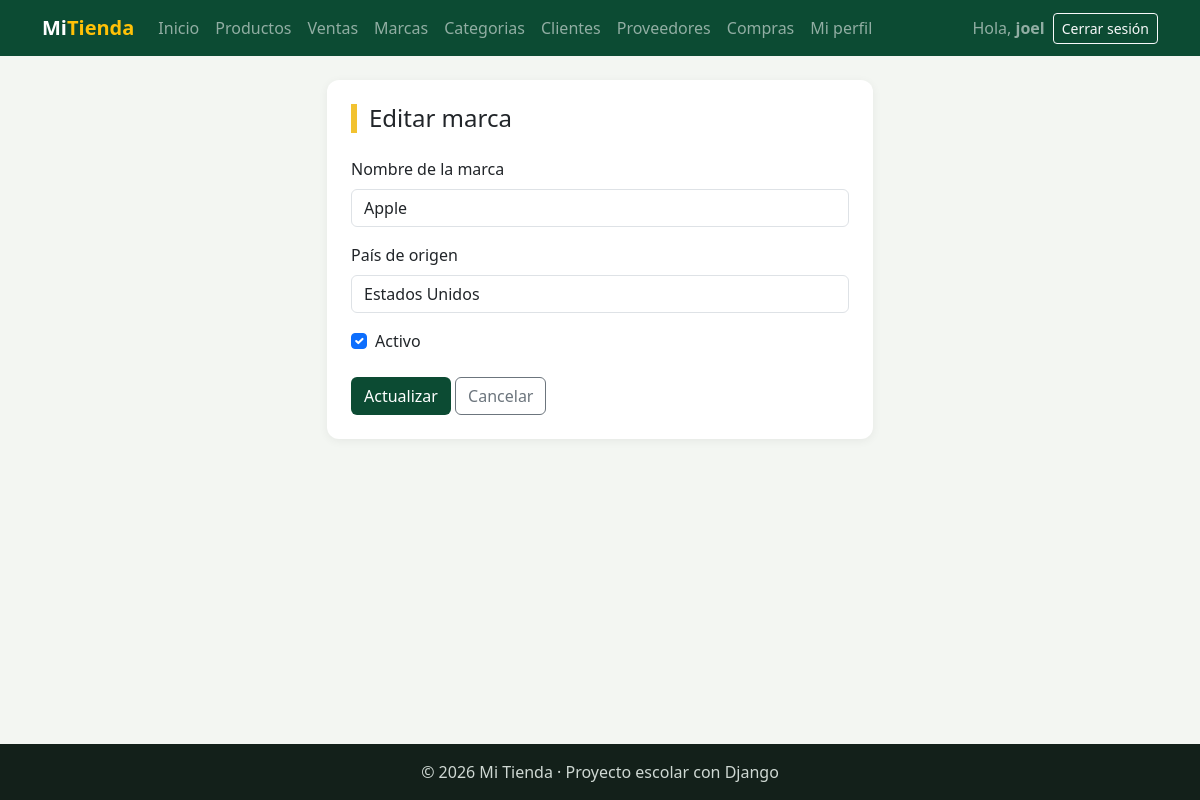
The app's page /facturacion/marcas/editar/3/ (signed in) with its own data.
### facturacion/models.py (models this page shows, shortened)
class ModeloBase(models.Model):
    user = models.ForeignKey(                    # 1:N con User: un usuario registra muchos registros
        User,
        on_delete=models.SET_NULL,               # Si borran al usuario, el registro se queda con user vacío
        null=True,                               # SET_NULL necesita que la columna acepte NULL
        blank=True,
        editable=False,                          # No aparece en formularios: lo llena la VISTA, no la persona
        related_name="%(class)s_registrados",    # %(class)s = nombre del modelo → user.producto_registrados
        verbose_name="Registrado por",
    )
    fecha_creacion = models.DateTimeField("Fecha de creación", auto_now_add=True)   # Se llena sola al CREAR
    fecha_modificacion = models.DateTimeField("Última modificación", auto_now=True) # Se actualiza sola en CADA save()
    class Meta:
        abstract = True                          # ← LA CLAVE: modelo "molde", sin tabla propia

class Marca(ModeloBase):
    nombre = models.CharField(max_length=60, unique=True)
    pais_origen = models.CharField("País de origen", max_length=60, blank=True)
    activo = models.BooleanField(default=True)
    class Meta:
        verbose_name = "Marca"
        verbose_name_plural = "Marcas"
        ordering = ["nombre"]

### facturacion/views.py (the view, shortened to what this page needs)
# urls.py: path("marcas/editar/<int:pk>/", views.MarcaUpdateView.as_view(), name="marca_editar"),
class MarcaUpdateView(LoginRequiredMixin, UsuarioRegistroMixin, SuccessMessageMixin, UpdateView):
    model = Marca
    form_class = MarcaForm
    template_name = "facturacion/marca_form.html"
    success_url = reverse_lazy("facturacion:marca_lista")
    success_message = "Marca «%(nombre)s» actualizada."
    extra_context = {"titulo": "Editar marca", "boton": "Actualizar"}

### facturacion/forms.py (shortened to what this page needs)
class MarcaForm(forms.ModelForm):                # ModelForm: formulario construido desde un modelo,
    class Meta:                                  # Configuración del formulario
        model = Marca                            # ¿De qué modelo sale? De Marca
        fields = ["nombre", "pais_origen", "activo"]   # ¿Qué campos muestra y en qué orden?
        labels = {                               # Cambia el texto de la etiqueta de un campo
            "nombre": "Nombre de la marca",
        }
        widgets = {                              # widgets: CÓMO se dibuja cada campo en HTML
            "nombre": forms.TextInput(attrs={"class": "form-control", "placeholder": "Ej: Samsung"}),
            "pais_origen": forms.TextInput(attrs={"class": "form-control", "placeholder": "Ej: Corea del Sur"}),
            "activo": forms.CheckboxInput(attrs={"class": "form-check-input"}),
        }

### facturacion/templates/facturacion/marca_form.html (shortened to what this page needs)
{% extends "base.html" %}
{% block contenido %}
<div class="row justify-content-center">
    <div class="col-md-7 col-lg-6">
        <div class="tarjeta">
            <h1 class="h4 titulo-pagina mb-4">{{ titulo }}</h1>
            <form method="post" novalidate>
                <div class="mb-3">
                    <label class="form-label" for="{{ form.nombre.id_for_label }}">{{ form.nombre.label }}</label>
                    {{ form.nombre }}
                </div>
                <div class="mb-3">
                    <label class="form-label" for="{{ form.pais_origen.id_for_label }}">{{ form.pais_origen.label }}</label>
                    {{ form.pais_origen }}
                </div>
                <div class="form-check mb-4">
                    {{ form.activo }}
                    <label class="form-check-label" for="{{ form.activo.id_for_label }}">Activo</label>
                </div>
                <button type="submit" class="btn btn-verde">{{ boton }}</button>
                <a href="{% url 'facturacion:marca_lista' %}" class="btn btn-outline-secondary">Cancelar</a>
            </form>
        </div>
    </div>
</div>
{% endblock %}

### templates/base.html (shortened to what this page needs)
{% load static %}
<!DOCTYPE html>
<html lang="es">
<head>
    <link href="https://cdn.jsdelivr.net/npm/bootstrap@5.3.3/dist/css/bootstrap.min.css" rel="stylesheet">
    <link rel="stylesheet" href="{% static 'css/estilos.css' %}">
</head>
<body>
    <nav class="navbar navbar-expand-lg navbar-dark barra">
        <div class="container">
            <a class="navbar-brand fw-bold" href="{% url 'home' %}">Mi<span class="text-warning">Tienda</span></a>
            <div class="collapse navbar-collapse" id="menu">
                <ul class="navbar-nav me-auto">
                    <li class="nav-item"><a class="nav-link" href="{% url 'home' %}">Inicio</a></li>
                    {% if user.is_authenticated %}
                        <li class="nav-item"><a class="nav-link" href="{% url 'facturacion:producto_lista' %}">Productos</a></li>
                        <li class="nav-item"><a class="nav-link" href="{% url 'facturacion:venta_lista' %}">Ventas</a></li>
                        <li class="nav-item"><a class="nav-link" href="{% url 'facturacion:marca_lista' %}">Marcas</a></li>
                        <li class="nav-item"><a class="nav-link" href="{% url 'facturacion:categoria_lista' %}">Categorias</a></li>
                        <li class="nav-item"><a class="nav-link" href="{% url 'facturacion:cliente_lista' %}">Clientes</a></li>
                        <li class="nav-item"><a class="nav-link" href="{% url 'facturacion:proveedor_lista' %}">Proveedores</a></li>
                        <li class="nav-item"><a class="nav-link" href="{% url 'facturacion:compra_lista' %}">Compras</a></li>
                        <li class="nav-item"><a class="nav-link" href="{% url 'facturacion:mi_perfil' %}">Mi perfil</a></li>
                    {% endif %}
                </ul>
                <ul class="navbar-nav align-items-lg-center gap-2">
                    {% if user.is_authenticated %}
                        <li class="nav-item navbar-text">Hola, <b>{{ user.username }}</b></li>
                        <li class="nav-item">
                            <form method="post" action="{% url 'logout' %}" class="m-0">
                                <button type="submit" class="btn btn-sm btn-outline-light">Cerrar sesión</button>
                            </form>
                        </li>
                    {% else %}
                        <li class="nav-item"><a class="nav-link" href="{% url 'login' %}">Ingresar</a></li>
                        <li class="nav-item"><a class="btn btn-sm btn-warning" href="{% url 'registro' %}">Crear cuenta</a></li>
                    {% endif %}
                </ul>
            </div>
        </div>
    </nav>
    <main class="container py-4">
        {% block contenido %}{% endblock %}
    </main>
    <footer class="pie text-center py-3">© 2026 Mi Tienda · Proyecto escolar con Django</footer>
</body>
</html>

### static/css/estilos.css (style rules this page uses)
:root { --verde: #0c4b33; --verde-claro: #2f9e6e; --amarillo: #f2c230; }
body { background-color: #f3f6f2; min-height: 100vh; display: flex; flex-direction: column; }
main { flex: 1; }
.barra { background-color: var(--verde); }
.titulo-pagina { border-left: 6px solid var(--amarillo); padding-left: 12px; }
.tarjeta { background: white; border-radius: 12px; padding: 24px; box-shadow: 0 2px 10px rgba(0,0,0,.06); }
.btn-verde { background-color: var(--verde); color: white; }
.pie { background-color: #13201a; color: #cfd8d3; }

### records on screen
Marca: nombre "Apple", pais_origen "Estados Unidos", activo "☑"

### other values on screen
{{ user.username }} "joel"
{{ titulo }} "Editar marca"
{{ boton }} "Actualizar"
